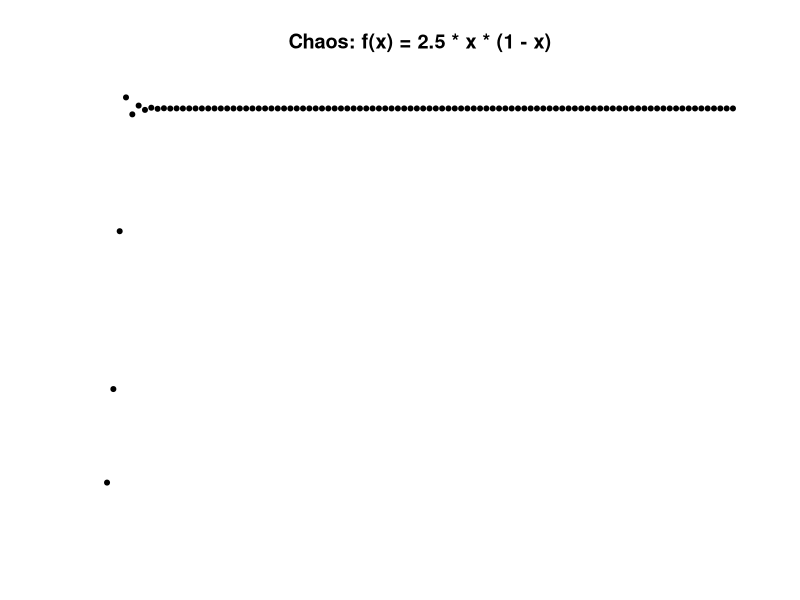
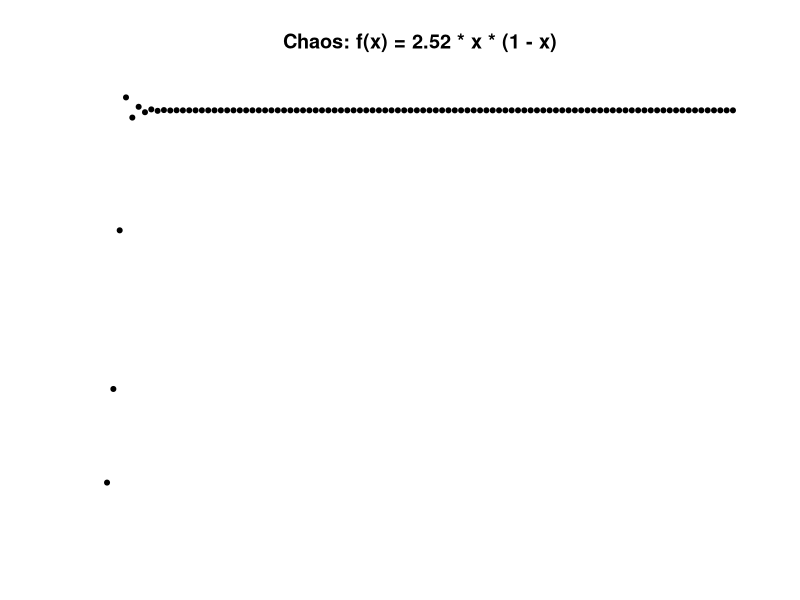
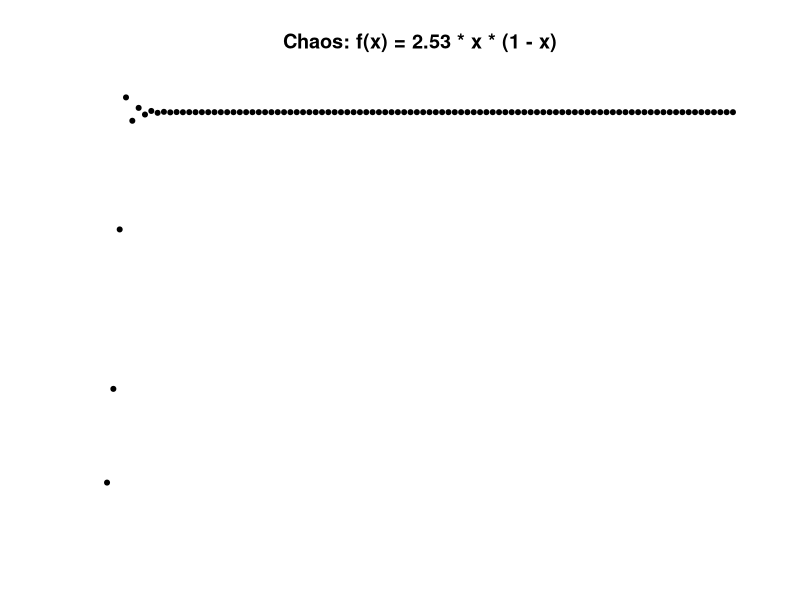
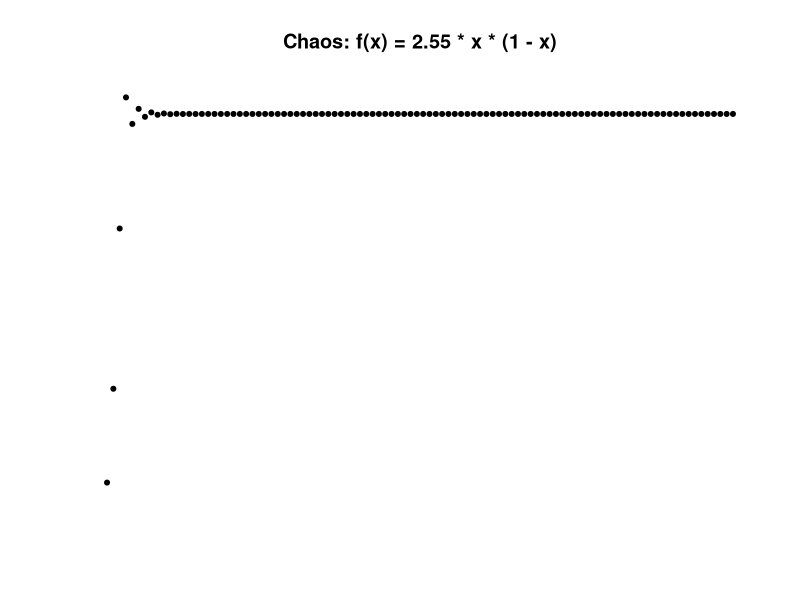
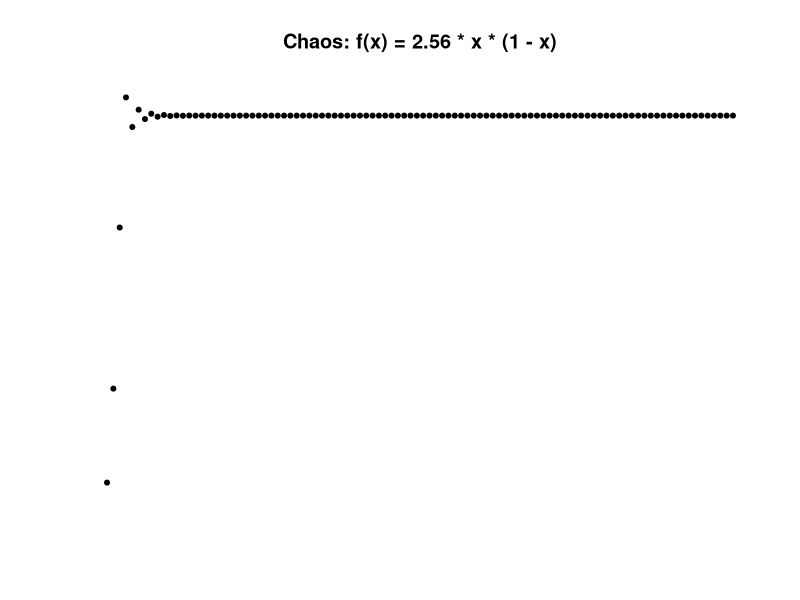
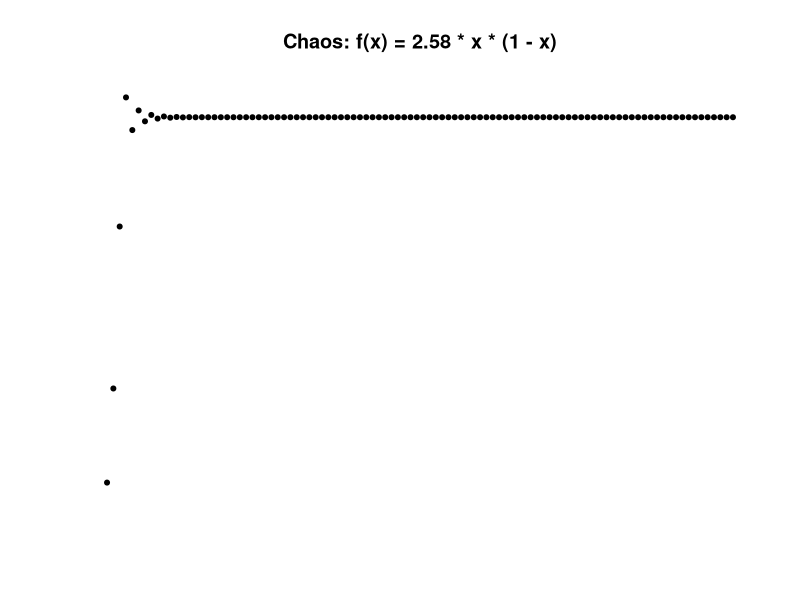
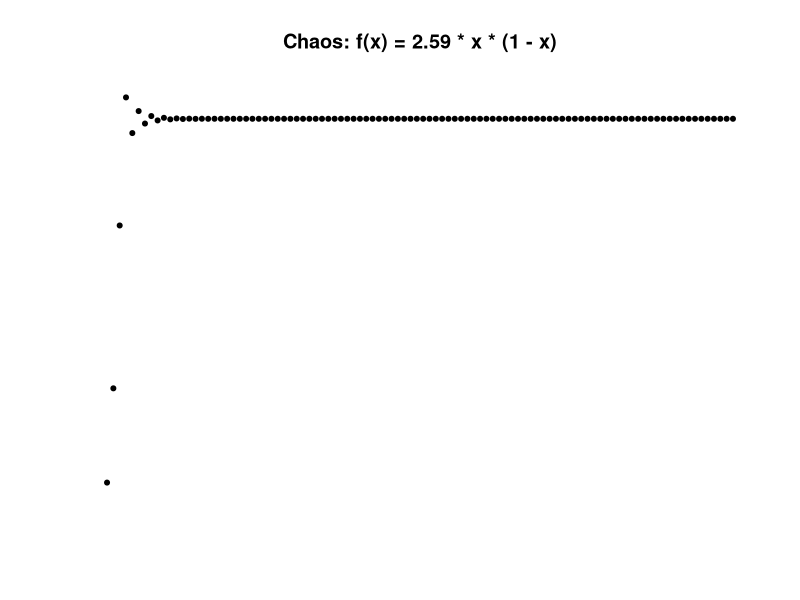
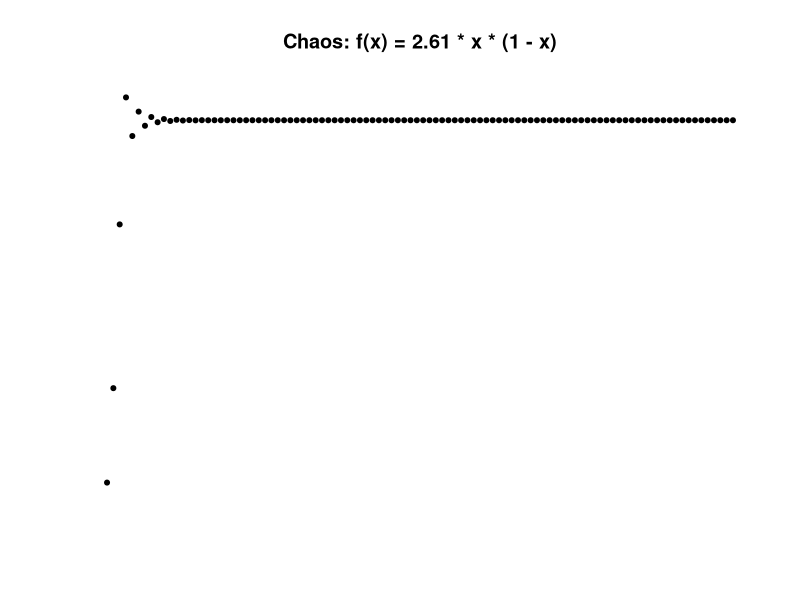

The R source for these figures, in order: (Note: this script raises an error after producing the figures.)
# Convert to gif
## ffmpeg -f image2 -i caos-%d.png ../video/video.avi
## ffmpeg -i video.avi -pix_fmt rgb24 out.gif

caosAlg <- function(x) {
    r * x * (1 - x)
}

caos <- function(r) {
        r <<- r
        x <- numeric(100)
        x[1] <- 0.1
        
        for(i in 2:length(x)) {
                x[i] <- caosAlg(x[i-1])
        }
        
        x
}



n <- 100
r <- seq(from=2.5, to=4, length.out=n)
mapply(function(r, i) {
        func <- paste0("f(x) = ", round(r, digits=2), " * x * (1 - x)")
        png(file=paste("img/caos-", i, ".png", sep=""), width=1200, height=627)#, bg = "transparent")
        plot(caos(r), pch=20, axes=FALSE, ylab="", xlab="", #col=rgb(z,z,z),
             main=paste("Chaos: ", func, sep=""))
#         Sys.sleep(1/16)
        dev.off()
}, r=r, i=1:n)